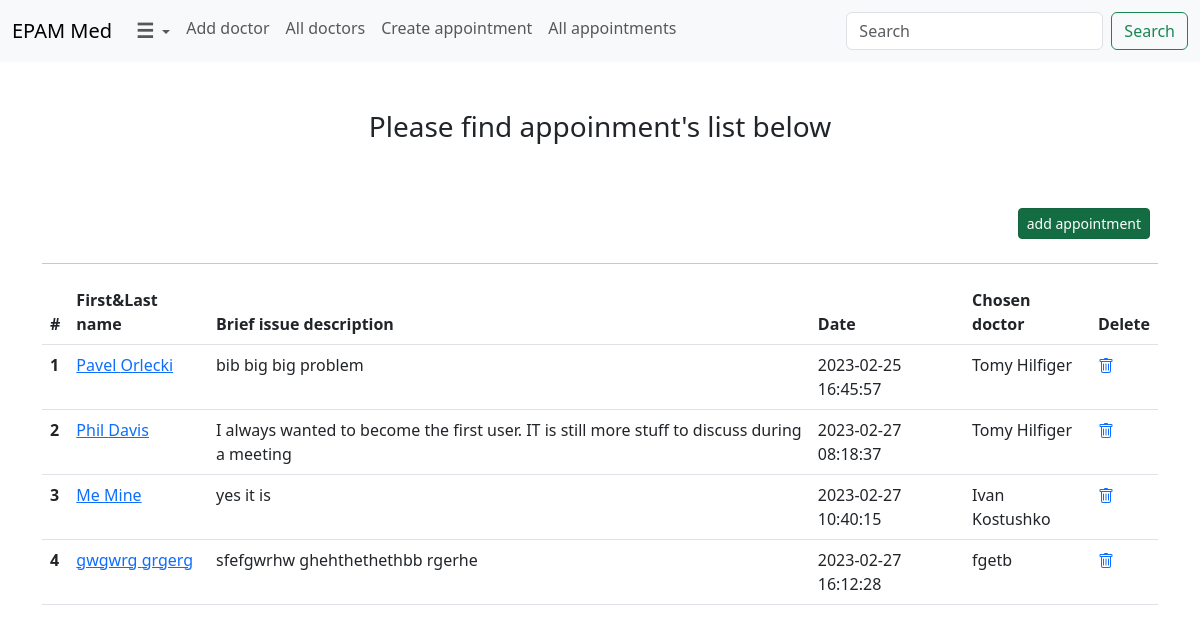
Page /records_list on the committed database.
### med_ua/models.py (models this page shows)
class Record(db.Model):
    id = db.Column(db.Integer, primary_key=True)
    data = db.Column(db.String(1000))
    first_name = db.Column(db.String(100))
    last_name = db.Column(db.String(100))
    date = db.Column(db.DateTime(timezone=True), default=func.now())
    doctor_id = db.Column(db.Integer, db.ForeignKey('doctor.id'))

class Doctor(db.Model):
    id = db.Column(db.Integer, primary_key=True)
    email = db.Column(db.String(150), unique=True)
    years_xp = db.Column(db.Integer)
    name = db.Column(db.String(100))
    specialization = db.Column(db.String(100))
    records = db.relationship('Record', backref='recs')

### med_ua/rotes.py (the view)
@main.route('/records_list', methods=['GET','POST'])
def records_list():
    records_list = Record.query.all()
    doctors_list= Doctor.query.all()
    return render_template('appointments_list.html', records_list=records_list, doctors_list=doctors_list)

### med_ua/templates/appointments_list.html (shortened to what this page needs)
{% extends 'layout.html' %}
{% block body %}
<br><br>
<h3 class='text-center'>Please find appoinment's list below</h3>
<br><br>
<div class="d-flex flex-row-reverse">
  <div class="p-2">
      <a href="{{ url_for('create_record') }}" class="btn btn-success btn-sm active" role="button">add appointment</a>
  </div>
</div>
<hr>
{% if records_list %}
<table class="table table-hover">
    <thead>
      <tr>
        <th scope="col">#</th>
        <th scope="col">First&Last name</th>
        <th scope="col">Brief issue description</th>
        <th scope="col">Date</th>
        <th scope="col">Chosen doctor</th>
        <th scope="col">Delete</th>
      </tr>
    </thead>
    <tbody>
        {% for record in records_list %}
      <tr>
        <th scope="row">{{ record.id}}</th>
        <td><a href='{{url_for('record_update', id=record.id)}}'>{{ record.first_name}} {{ record.last_name}}</a></td>
        <td>{{ record.data }}</td>
        <td>{{ record.date }}</td>
        <td>{{ record.recs.name }}</td>
        <td>
            <a href='{{url_for('delete_record', id=record.id)}}'></a>
        </td>
      </tr>
      {% endfor %}
        </tbody>
        </table>
    {% else %}
    <p>There are no record records in the library. Please create one <a href='{{url_for('create_record')}}'>here</a></p>
    {% endif %}
{% endblock body %}

### med_ua/templates/layout.html (shortened to what this page needs)
<!doctype html>
<html lang="en">
  <head>
    <link href="https://cdn.jsdelivr.net/npm/bootstrap@5.3.0-alpha1/dist/css/bootstrap.min.css" rel="stylesheet">
  </head>
  <body>
    {% include 'navbar.html' %}
    <div class='container'>
        {% block body %}
        {% endblock body %}
    </div>
    </body>
</html>

### med_ua/templates/navbar.html (shortened to what this page needs)
<nav class="navbar navbar-expand-lg bg-body-tertiary">
    <div class="container-fluid">
      <a class="navbar-brand" href="{{url_for('welcome')}}">EPAM Med</a>
      <div class="collapse navbar-collapse" id="navbarSupportedContent">
        <ul class="navbar-nav me-auto mb-2 mb-lg-0">
            <li class="nav-item dropdown">
                <a class="nav-link dropdown-toggle" href="#" role="button" data-bs-toggle="dropdown" aria-expanded="false">
                <i style="font-weight:700; font-size:20px; font-style: normal;">&#x2630;</i>
                </a>
              </li>
          <li class="nav-item">
            <a class="nav-link" href="{{ url_for('create_doctor') }}">Add doctor</a>
          </li>
          <li class="nav-item">
            <a class="nav-link" href="{{ url_for('doctor_list') }}">All doctors</a>
          </li>
          <li class="nav-item">
            <a class="nav-link" href="{{ url_for('create_record') }}">Create appointment</a>
          </li>
          <li class="nav-item">
            <a class="nav-link" href="{{ url_for('records_list') }}">All appointments</a>
          </li>
        </ul>
        <form class="d-flex" role="search">
          <input class="form-control me-2" type="search" placeholder="Search" aria-label="Search">
          <button class="btn btn-outline-success" type="submit">Search</button>
        </form>
      </div>
    </div>
  </nav>

### rows in the picture
Record: id "1", first_name "Pavel", last_name "Orlecki", data "bib big big problem", date "2023-02-25 16:45:57", recs.name "Tomy Hilfiger"
Record: id "2", first_name "Phil", last_name "Davis", data "I always wanted to become the first user. IT is still more stuff to discuss during a meeting", date "2023-02-27 08:18:37", recs.name "Tomy Hilfiger"
Record: id "3", first_name "Me", last_name "Mine", data "yes it is", date "2023-02-27 10:40:15", recs.name "Ivan Kostushko"
Record: id "4", first_name "gwgwrg", last_name "grgerg", data "sfefgwrhw ghehthethethbb rgerhe", date "2023-02-27 16:12:28", recs.name "fgetb"
